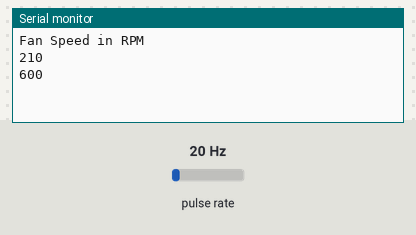
Simulated run of this sketch. Board: Arduino Uno, built with avr-gcc and run on an emulated ATmega328P. On the bench: the last lines printed to the serial monitor. Wiring (inferred from the names in the program): pulse sensor: data pin 5. The inputs (shaded band) are chosen by the test bench; at power-on: pulse rate 20 Hz.

Above: at 1.2 s.
1.3 s: pulse rate (sensor on pin 5) set to 4 Hz
At 2.6 s:
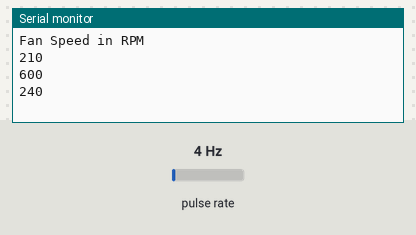
2.8 s: pulse rate (sensor on pin 5) set to 50 Hz
At 3.8 s:
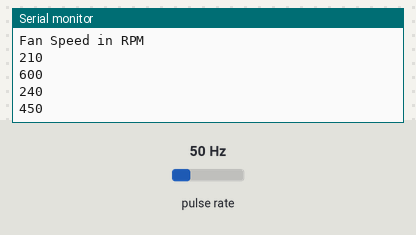
Timing chart, 0 to 5.8 s (numbered marks = the images above; inputs shaded):
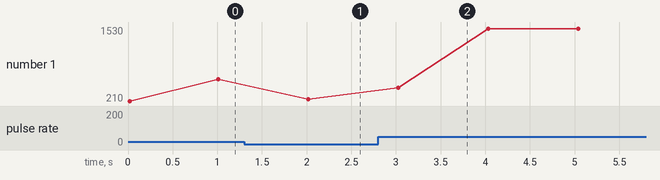

Measured:
- after the input at 1.3 s, the serial monitor: prints a new line after 0.72 s (image 1)
- after the input at 2.8 s, the serial monitor: prints a new line after 0.22 s (image 2)
- plotted number 1: 600 → 240 after the input at 1.3 s, 240 → 1500 after the input at 2.8 s

The sketch:

_44_Tachometer_Reading_Ticks_02.ino
```cpp
// (licence header left out)
                             // Fun's Connections definition
#define VCC 6                  // VCC    - FUN'S  RED   WIRE - POWER SUPPLY BUS
#define SGN 5                  // SIGNAL - FUN'S YELLOW WIRE - TACHOMETER
#define GND 7                  // GND    - FUN'S  BLACK WIRE - POWER SUPPLY BUS

unsigned int fan_odometer = 0; // count of fan tachometer ticks
volatile byte update_flag = 0; // used to signal update of odometer reading

ISR(TIMER2_COMPA_vect) {
  static byte prescaler;

  if (prescaler) {
    prescaler--;
  } else {
    prescaler = 125; // reset prescaler
    fan_odometer = TCNT1; // capture odometer reading
    update_flag = 1; // set flag
  }

}

void setup() {
  pinMode(VCC, OUTPUT);        // VCC source current;   On Power bus  the speed increases up 740 RPM
  pinMode(GND, OUTPUT);        // GND ground reference; On Pin's set to VCC/GND the speed is 450 RPM
  digitalWrite(VCC, HIGH);     // enable pullup resistor for D5/PD5/T1 for tachometer input
  digitalWrite(SGN, HIGH);     // SIGNAL - tachometer
  digitalWrite(GND, LOW);      // GND - Power Supply
  digitalWrite(SGN, HIGH);       // enable pullup resistor for D5/PD5/T1 for tachometer input

          // timer/counter1 counts fan tachometer pulses on rising edge of T1, 2 per revolution
          // 1ª Modification: Datasheet page 174
          // to make OC1A pin  - Arduino PIN D9 (PB1) - as output at each interrupt insert,
          // on TCCR1A, 1 << COM1A1 & 1 <<COM1A0
  TCCR1A = 1 << COM1A1 | 1 <<COM1A0 | 0 << WGM11 | 0 << WGM10;
  TCCR1B = 0 << WGM13 | 0 << WGM12 | 1 << CS12 | 1 << CS11 | 1 << CS10;

          // timer/counter2 provides 125 interrupts per second
  TCCR2A = 1 << WGM21 | 0 << WGM20;
  TCCR2B = 0 << WGM22 | 1 << CS22 | 1 << CS21 | 1 << CS20;
  OCR2A = 124; // n-1
  TIMSK2 = 1 << OCIE2A;     // enable compare match interrupt

  Serial.begin(9600);
  Serial.println("Fan Speed in RPM");
}

void loop() {
  static unsigned int previous_fan_odometer = 0;

  while (update_flag == 0); // wait for update to occur

  update_flag = 0;          // reset update flag
            // 2ª Modification: Datasheet page 204
          // to make Arduino PB7 as output at each 125º interrupt
  digitalWrite(8, HIGH);
  Serial.println(((fan_odometer - previous_fan_odometer) * 60) / 2); // in RPM

  previous_fan_odometer = fan_odometer;
}
```
